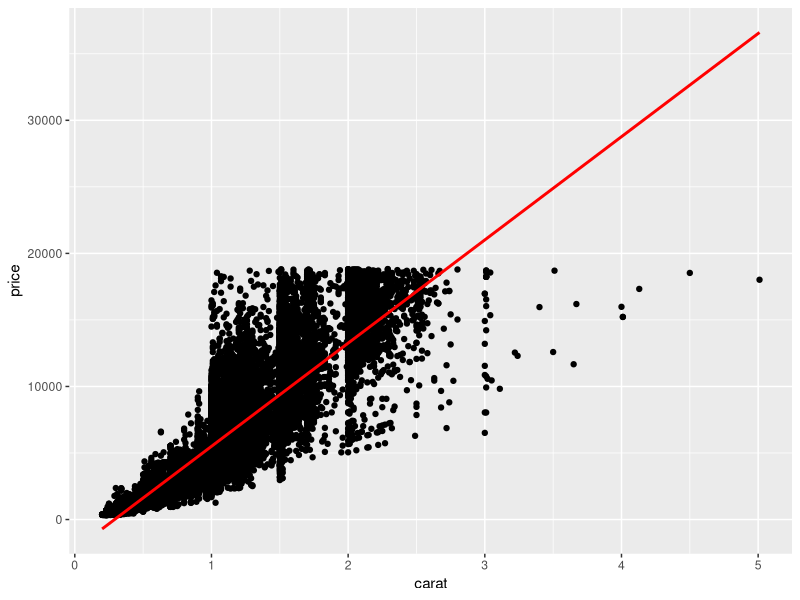

Recreate this plot in R.
#Regresión lineal
library(ggplot2)

#Visualizar las primeras filas del dataset diamonds
data(package="ggplot2",diamonds)
head(diamonds)

#Realizar la regresión lineal
?diamonds
modelo <- lm(price ~ carat,data=diamonds)

#Analizar el modelo de regresión

summary(modelo)
#Ecuación: price = 7756.43* carat - 2256.36
#Ajuste: 84.93%
#Nivel de significación = 0.05 > p-valor

#Representar el modelo
ggplot(diamonds,aes(x=carat,y=price)) +
  geom_point() +
  geom_smooth(method='lm',color="red",se=FALSE) #se=FALSE para desactivar que muestre el intervalo de confianza.

